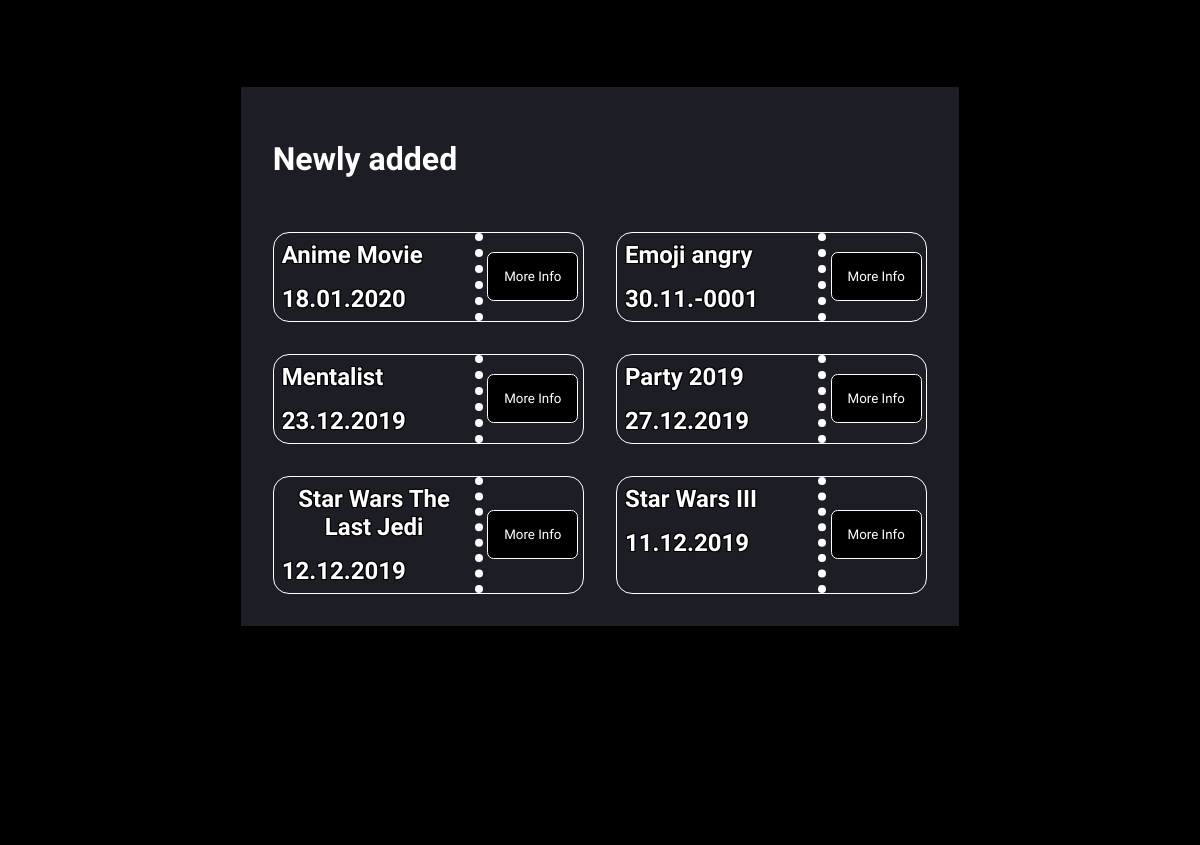
The app's page / (middle part), older data.
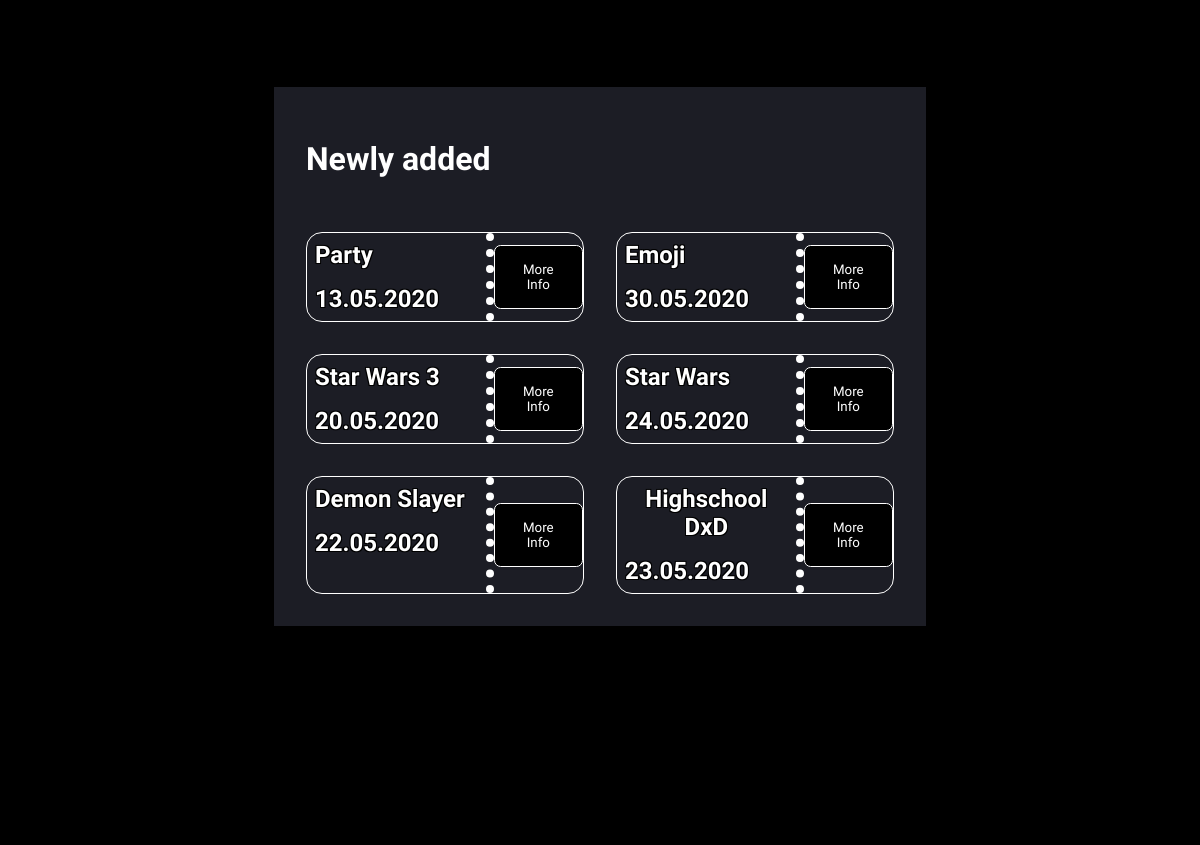
The same page, newer data.
### tables this page shows
CREATE TABLE `ticket` (
  `id` int(11) NOT NULL,
  `name` varchar(255) NOT NULL,
  `date` date NOT NULL,
  `price` int(11) NOT NULL
);

### src/includes/SqlHandler.php (called while the page is built, shortened)
<?php
    class SqlHandler {
        public $mysqli;
        function __construct($ip, $user, $pass, $database) {
            $this->mysqli = mysqli_connect($ip, $user, $pass, $database);
        }
        function querry($sql, $read) {
            $result = mysqli_query($this->mysqli, $sql);
            if ($result) {
                if ($read) {
                    if ($result->num_rows == 0) {
                        return false;
                    }
                }
            } else {
                echo "Result error:" . $this->mysqli->error;
            }
            return true;
        }
    };
?>

### src/index.php (the view, shortened to what this page needs)
<!DOCTYPE html>
<html lang="en">
<head>
    <link rel='stylesheet' href='https://cdnjs.cloudflare.com/ajax/libs/font-awesome/4.7.0/css/font-awesome.min.css'>
    <link rel="stylesheet" href="main.css">
</head>
<body>
    <main class="main">
        <div class="container transparent">
            <br><br><br>
            <div class="container">
                <div class="content">
                    <h1 class="hHeader textLeft"> Newly added </h1>
                    <?php
                        require_once 'includes/SqlHandler.php';
                        $handler = new SqlHandler('localhost', 'root', '', 'ticket_stocker');
                        $handler->querry("SELECT * FROM ticket ORDER BY id DESC LIMIT 6", true);
                        $iterator = 0;
                            for ($i = 0; $i < (count($handler->data)) / 2; $i++) {
                                print('<div class="row">');
                                for ($j = 0; $j < 2; $j++) {
                                    printf('<div class="ticket-pannel" style="background-image: url(../images/%s.jpg);">', $handler->data[$iterator]['id']);
                                    print('<div class="ticket-text">');
                                    printf('<p class="ticket-p">%s</p>', $handler->data[$iterator]['name']);
                                    printf('<p class="ticket-p">%s</p>', date_format(date_create($handler->data[$iterator]['date']), 'd.m.Y'));
                                    print('</div>');
                                    print('<div class="ticket-button-area">');
                                    print('<form action="ticket/ticket_info.php" method="GET">');
                                    print('<button type="submit" class="button" type="button">More Info</button>');
                                    printf('<input type="hidden" name="id" value="%s">', $handler->data[$iterator]['id']);
                                    print('</form>');
                                    print('</div>');
                                    print('</div>');
                                    $iterator++;
                                }
                                print('</div>');
                            }
                    ?>
                </div>
            </div>
            <br><br><br><br><br><br><br><br><br><br>
            <br><br><br><br><br><br><br><br><br><br>
        </div>
        <br><br><br><br><br><br><br><br><br><br>
    </main>
</body>
</html>

Row changes from the older to the newer data that the page shows:
removed ticket: name "Anime Movie", date "18.01.2020"
removed ticket: name "Emoji angry", date "30.11.-0001"
removed ticket: name "Mentalist", date "23.12.2019"
removed ticket: name "Party 2019", date "27.12.2019"
removed ticket: name "Star Wars The Last Jedi", date "12.12.2019"
removed ticket: name "Star Wars III", date "11.12.2019"
added ticket: name "Party", date "13.05.2020"
added ticket: name "Emoji", date "30.05.2020"
added ticket: name "Star Wars 3", date "20.05.2020"
added ticket: name "Star Wars", date "24.05.2020"
added ticket: name "Demon Slayer", date "22.05.2020"
added ticket: name "Highschool DxD", date "23.05.2020"
